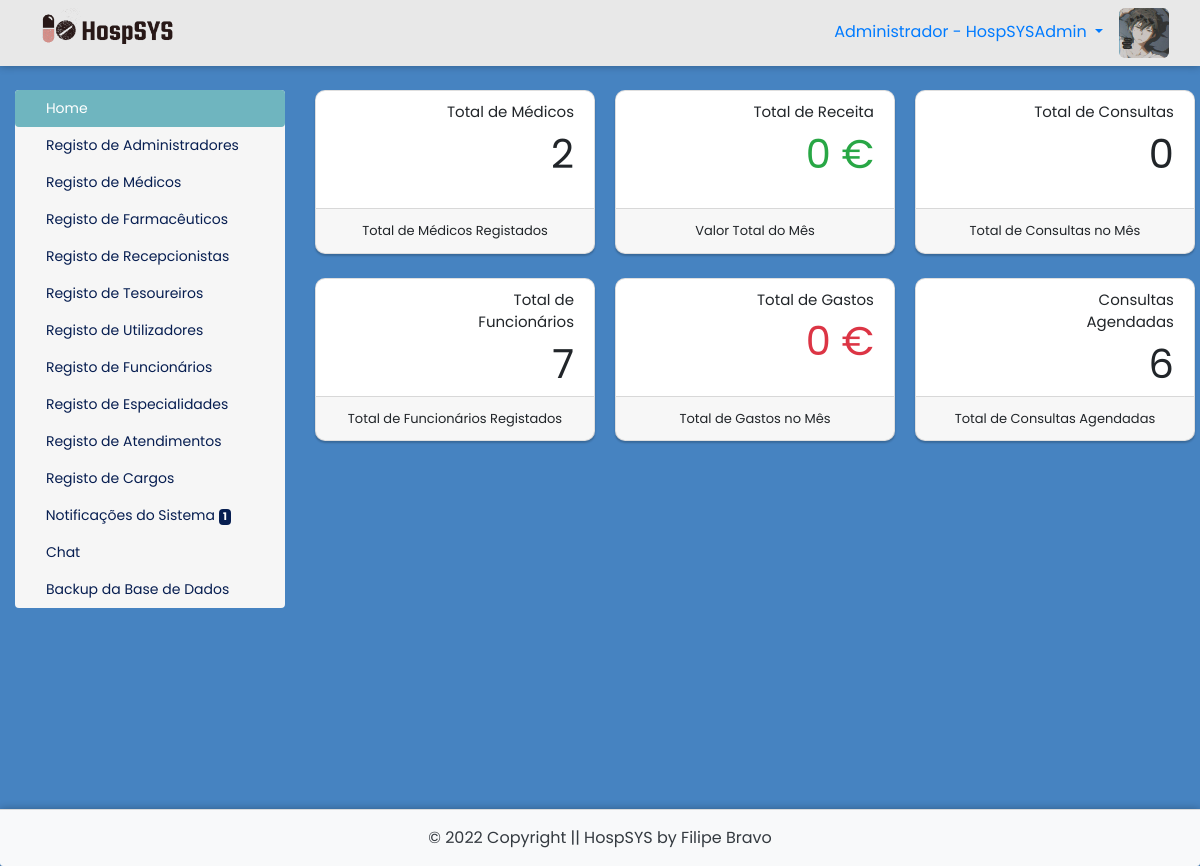
Page /painel-adm/index.php (signed in) on the committed database.
### tables this page shows
CREATE TABLE `utilizadores` (
  `id` int(11) NOT NULL AUTO_INCREMENT,
  `nome` varchar(30) NOT NULL,
  `email` varchar(40) NOT NULL,
  `nif` varchar(20) NOT NULL,
  `cc` varchar(20) NOT NULL,
  `telefone` varchar(20) NOT NULL,
  `data_nascimento` date NOT NULL,
  `data_entrada` date DEFAULT NULL,
  `cedula` varchar(20) DEFAULT NULL,
  `especialidade` int(11) DEFAULT NULL,
  `consultorio` varchar(40) DEFAULT NULL,
  `password` varchar(200) DEFAULT NULL,
  `nivel` varchar(25) NOT NULL,
  `foto` varchar(150) DEFAULT NULL,
  `code` int(50) DEFAULT NULL,
  `status` varchar(30) DEFAULT NULL,
  `estado_conta` varchar(15) NOT NULL,
  PRIMARY KEY (`id`),
  KEY `especialidade` (`especialidade`),
  CONSTRAINT `utilizadores_ibfk_1` FOREIGN KEY (`especialidade`) REFERENCES `especialidades` (`id`) ON DELETE CASCADE
);

### painel-adm/consultas-notificacoes.php (called while the page is built)
<?php
		$res_1 = $pdo->query("SELECT * from remedios where stock <= '$nivel_stock'");
		$dados_1 = $res_1->fetchAll(PDO::FETCH_ASSOC);
		$valor_1 = count($dados_1);
		if($valor_1 > 0){
			$itens_1 = 1;
		}
		else
		{
			$itens_1 = 0;
		}
		$res_2 = $pdo->query("SELECT * from contas_receber where vencimento = curDate() and forma_pagamento is null");
		$dados_2 = $res_2->fetchAll(PDO::FETCH_ASSOC);
		$valor_2 = count($dados_2);
		if($valor_2 > 0){
			$itens_2 = 1;
		}
		else
		{
			$itens_2 = 0;
		}
		$res_3 = $pdo->query("SELECT * from contas_pagar where vencimento = curDate() and pago != 'Sim'");
		$dados_3 = $res_3->fetchAll(PDO::FETCH_ASSOC);
		$valor_3 = count($dados_3);
		if($valor_3 > 0){
			$itens_3 = 1;
		}
		else
		{
			$itens_3 = 0;
		}
		$res_4 = $pdo->query("SELECT * from consultas where data = curDate() and hora < curTime() and status = 'a Aguardar'");
		$dados_4 = $res_4->fetchAll(PDO::FETCH_ASSOC);
		$valor_4 = count($dados_4);
		if($valor_4 > 0){
			$itens_4 = 1;
		}
		else
		{
			$itens_4 = 0;
		}
		$total_notificacoes = $itens_1 + $itens_2 + $itens_3 + $itens_4;
 ?>

### config.php (called while the page is built, shortened)
<?php
$nivel_stock = 5;
 ?>

### painel-adm/index.php (the view, shortened to what this page needs)
<?php
require_once("../conexao.php");
require_once("../config.php");
require_once("consultas-notificacoes.php");
$id_utilizador = $_SESSION['id_utilizador'];
$resultado_foto = $pdo->query("SELECT * from utilizadores where id = $id_utilizador");
$dados_foto = $resultado_foto->fetchAll(PDO::FETCH_ASSOC);
$foto = $dados_foto[0]['foto'];
$resultado_nome = $pdo->query("SELECT * from utilizadores where id = $id_utilizador");
$dados_nome = $resultado_nome->fetchAll(PDO::FETCH_ASSOC);
$nome_utilizador = $dados_nome[0]['nome'];
$notificacoes=$total_notificacoes;
$item1 = 'home';
$item2 = 'admin';
$item3 = 'medicos';
$item4 = 'farmaceuticos';
$item5 = 'recepcionistas';
$item6 = 'tesoureiros';
$item7 = 'utilizadores';
$item8 = 'funcionarios';
$item9 = 'especialidades';
$item10 = 'atendimentos';
$item11 = 'cargos';
$item12 = 'notificacoes';
$item13 = 'editar-perfil';
$item14 = 'chat';
$item15 = 'backup';
if(@$_GET['acao'] == $item1){
	$item1ativo = 'active';
}elseif (@$_GET['acao'] == $item2 or isset($_GET[$item2])) {
	$item2ativo = 'active';
}elseif (@$_GET['acao'] == $item3) {
	$item3ativo = 'active';
}elseif (@$_GET['acao'] == $item4 or isset($_GET[$item4])) {
	$item4ativo = 'active';
}elseif (@$_GET['acao'] == $item5) {
	$item5ativo = 'active';
}elseif (@$_GET['acao'] == $item6) {
	$item6ativo = 'active';
}elseif (@$_GET['acao'] == $item7) {
	$item7ativo = 'active';
}elseif (@$_GET['acao'] == $item8) {
	$item8ativo = 'active';
}elseif (@$_GET['acao'] == $item9) {
	$item9ativo = 'active';
}elseif (@$_GET['acao'] == $item10) {
	$item10ativo = 'active';
}elseif (@$_GET['acao'] == $item11) {
	$item11ativo = 'active';
}elseif (@$_GET['acao'] == $item12) {
	$item12ativo = 'active';
}elseif (@$_GET['acao'] == $item14) {
	$item14ativo = 'active';
}elseif (@$_GET['acao'] == 'chat1') {
	$item14ativo = 'active';
}elseif (@$_GET['acao'] == $item15) {
	$item15ativo = 'active';
}else{
	$item1ativo = 'active';
}
?>
<!DOCTYPE html>
<html lang="pt-pt">
<head>
	<link rel="stylesheet" href="https://stackpath.bootstrapcdn.com/bootstrap/4.4.1/css/bootstrap.min.css">
	<link rel="stylesheet" href="../CSS/painel.css">
	<link rel="stylesheet" href="../CSS/footer.css">
	<link rel="stylesheet" href="../CSS/style1.css">
 	<link rel="stylesheet" href="https://cdnjs.cloudflare.com/ajax/libs/font-awesome/5.15.2/css/all.min.css"/>
	<link rel="stylesheet" href="https://cdnjs.cloudflare.com/ajax/libs/font-awesome/5.11.2/css/all.css">
	<link rel="stylesheet" href="https://unicons.iconscout.com/release/v3.0.6/css/line.css">
</head>
<body>
<div style="box-shadow:0px 0px 8px rgba(0, 0, 0, 0.3);">
	<nav class="navbar navbar-light bg-light">
		<div class="col-md-12">
			<img class="float-left" src="../img/logohorizontal.png">
			<div class="float-right">
				<?php echo'<img style="height: 50px; width: 50px; border-radius: 6px;" src="../img/fotos-perfil/'.$foto.'">';?>
			</div>
			<li class="float-right nav-item dropdown">
				<a class="float-right nav-link dropdown-toggle mt-1" href="#" id="navbarDropdown" role="button" data-toggle="dropdown" aria-haspopup="true" aria-expanded="false">
					Administrador - <?php echo $nome_utilizador; ?>
				</a>
			</li>
			</div>
	</div>
<div class="main-container">
<div class="container-fluid mt-4">
	<div class="row">
		<div class="col-md-3 col-sm-12 mb-4">
			<div class="nav flex-column nav-pills" id="v-pills-tab" role="tablist" aria-orientation="vertical">
				<a class="nav-link <?php echo $item1ativo ?>" id="v-pills-home-tab" href="index.php?acao=<?php echo $item1 ?>" role="tab" aria-controls="v-pills-home" aria-selected="true"><i class="fas fa-home mr-1"></i>Home</a>
				<a class="nav-link <?php echo $item2ativo ?>" id="v-pills-messages-tab" href="index.php?acao=<?php echo $item2 ?>" role="tab" aria-controls="v-pills-profile" aria-selected="false"><i class="fas fa-user-tie mr-1"></i>Registo de Administradores</a>
				<a class="nav-link <?php echo $item3ativo ?>" id="link-medicos" href="index.php?acao=<?php echo $item3 ?>" role="tab" aria-controls="v-pills-profile" aria-selected="false"><i class="fas fa-user-md mr-1"></i>Registo de Médicos</a>
				<a class="nav-link <?php echo $item4ativo ?>" id="v-pills-messages-tab" href="index.php?acao=<?php echo $item4 ?>" role="tab" aria-controls="v-pills-profile" aria-selected="false"><i class="fas fa-user-nurse mr-1"></i>Registo de Farmacêuticos</a>
				<a class="nav-link <?php echo $item5ativo ?>" id="v-pills-messages-tab" href="index.php?acao=<?php echo $item5 ?>" role="tab" aria-controls="v-pills-messages" aria-selected="false"><i class="fas fa-concierge-bell mr-1"></i>Registo de Recepcionistas</a>
				<a class="nav-link <?php echo $item6ativo ?>" id="v-pills-messages-tab" href="index.php?acao=<?php echo $item6 ?>" role="tab" aria-controls="v-pills-messages" aria-selected="false"><i class="fas fa-coins mr-1"></i>Registo de Tesoureiros</a>
				<a class="nav-link <?php echo $item7ativo ?>" id="v-pills-messages-tab" href="index.php?acao=<?php echo $item7 ?>" role="tab" aria-controls="v-pills-messages" aria-selected="false"><i class="fas fa-user mr-1"></i>Registo de Utilizadores</a>
				<a class="nav-link <?php echo $item8ativo ?>" id="v-pills-messages-tab" href="index.php?acao=<?php echo $item8 ?>" role="tab" aria-controls="v-pills-messages" aria-selected="false"><i class="fas fa-user-nurse mr-1"></i>Registo de Funcionários</a>
				<a class="nav-link <?php echo $item9ativo ?>" id="v-pills-messages-tab" href="index.php?acao=<?php echo $item9 ?>" role="tab" aria-controls="v-pills-messages" aria-selected="false"><i class="fas fa-address-card mr-1"></i>Registo de Especialidades</a>
				<a class="nav-link <?php echo $item10ativo ?>" id="v-pills-messages-tab" href="index.php?acao=<?php echo $item10 ?>" role="tab" aria-controls="v-pills-messages" aria-selected="false"><i class="fas fa-clipboard-list mr-1"></i>Registo de Atendimentos</a>
				<a class="nav-link <?php echo $item11ativo ?>" id="v-pills-messages-tab" href="index.php?acao=<?php echo $item11 ?>" role="tab" aria-controls="v-pills-messages" aria-selected="false"><i class="fas fa-list-alt mr-1"></i>Registo de Cargos</a>
				<?php if($notificacoes>0){ ?>
					<a class="nav-link <?php echo $item12ativo ?>" id="v-pills-messages-tab" href="index.php?acao=<?php echo $item12 ?>" role="tab" aria-controls="v-pills-messages" aria-selected="false"><i class="fas fa-bell"></i> Notificações do Sistema <span class="badge badge-light"><?php echo $notificacoes; ?></span></a>
				<?php } ?>
				<a class="nav-link <?php echo $item14ativo ?>" id="v-pills-messages-tab" href="index.php?acao=<?php echo $item14 ?>" role="tab" aria-controls="v-pills-messages" aria-selected="false"><i class="fas fa-comments mr-1"></i>Chat</a>
				<a class="nav-link <?php echo $item15ativo ?>" id="v-pills-messages-tab" href="backup.php?acao=<?php echo $item15 ?>" role="tab" aria-controls="v-pills-messages" aria-selected="false"><i class="fas fa-download mr-1"></i>Backup da Base de Dados</a>
			</div>
		</div>
		<div class="col-md-9 col-sm-12">
			<div class="tab-content" id="v-pills-tabContent">
				<div class="tab-pane fade show active" role="tabpanel">
					<?php if(@$_GET['acao'] == $item1){
						include_once($item1.".php");
					}elseif (@$_GET['acao'] == $item2 or isset($_GET[$item2])) {
						include_once($item2.".php");
					}elseif (@$_GET['acao'] == $item3) {
						include_once($item3.".php");
					}elseif (@$_GET['acao'] == $item4 or isset($_GET[$item4])) {
						include_once($item4.".php");
					}elseif (@$_GET['acao'] == $item5) {
						include_once($item5.".php");
					}elseif (@$_GET['acao'] == $item6) {
						include_once($item6.".php");
					}elseif (@$_GET['acao'] == $item7) {
						include_once($item7.".php");
					}elseif (@$_GET['acao'] == $item8) {
						include_once($item8.".php");
					}elseif (@$_GET['acao'] == $item9) {
						include_once($item9.".php");
					}elseif (@$_GET['acao'] == $item10) {
						include_once($item10.".php");
					}elseif (@$_GET['acao'] == $item11) {
						include_once($item11.".php");
					}elseif (@$_GET['acao'] == $item12) {
						include_once($item12.".php");
					}elseif (@$_GET['acao'] == $item13) {
						include_once($item13.".php");
					}elseif (@$_GET['acao'] == $item14) {
						include_once("users.php");
					}elseif (@$_GET['acao'] == 'chat1') {
						include_once("chat.php");
					}elseif (@$_GET['acao'] == $item15) {
						include_once("$item15.php");
					}
					else{
						include_once($item1.".php");
					}
					?>
				</div>
			</div>
		</div>
	</div>
</div>
<?php if (@$_GET['acao'] != 'chat1') { include('../footers/footer.php'); } ?>
</div>
</body>
</html>

### CSS/painel.css (style rules this page uses)
body { background-color:#4683c1; }
.navbar { background-color:#e8e8e8 !important; }
.navbar img { width:150px; }
.navbar li { list-style:none; }
.nav { background-color:#f6f6f6 !important; border-radius:4px !important; }
.nav a { color:#071e51; font-size:14px; }
.nav .active { background-color:#6fb5bf !important; }
.badge { background-color:#071e51 !important; color:#fff; }

### CSS/footer.css (style rules this page uses)
* { box-sizing: border-box; }
*:before, *:after { box-sizing: border-box; }
html, body { height: 100%; position: relative; }
.main-container { min-height: 100vh; overflow: hidden; display: block; position: relative; padding-bottom: 100px; }

### CSS/style1.css (style rules this page uses)
* { margin: 0; padding: 0; box-sizing: border-box; text-decoration: none; font-family: 'Poppins', sans-serif; }

### rows in the picture
utilizadores: foto (picture), nome "HospSYSAdmin"

### other values in the picture
$notificacoes "1"
$valor_1 "2"
$total "0"
$valor_3 "0"
$valor_4 "7"
$total_saidas "0"
$valor_6 "6"
